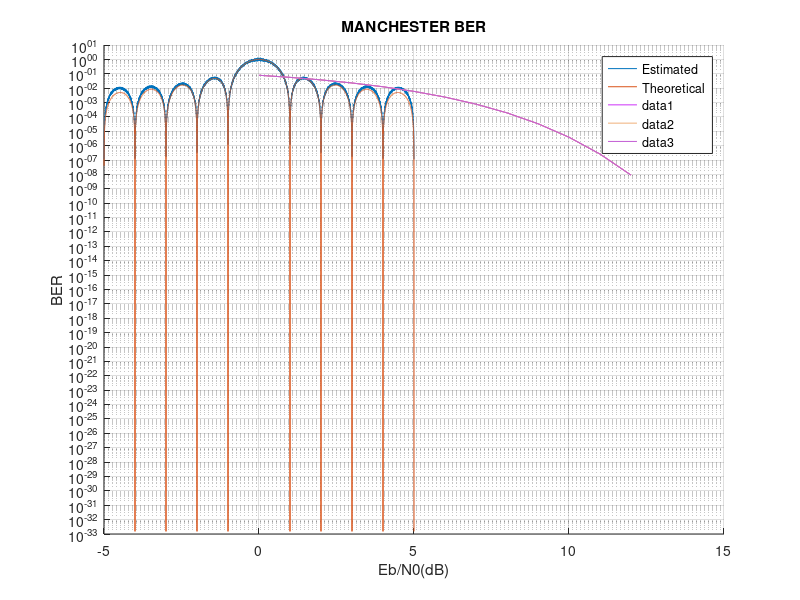
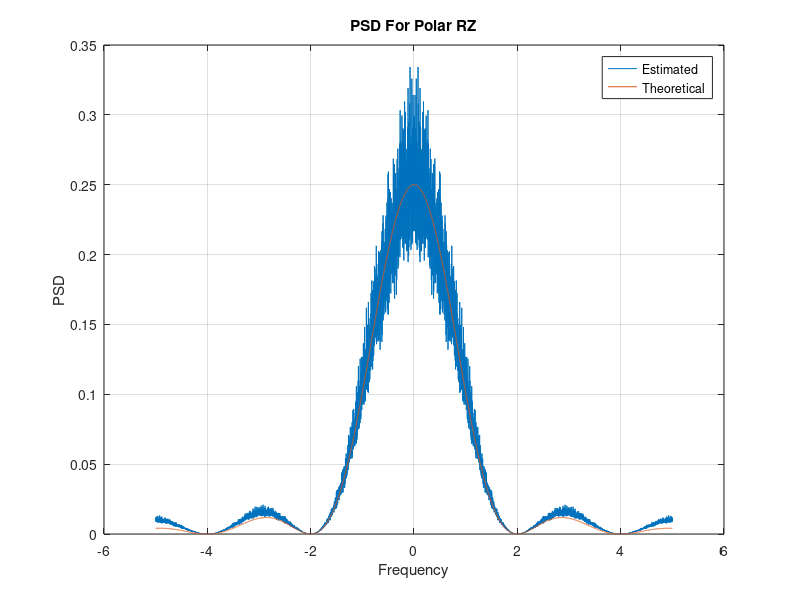
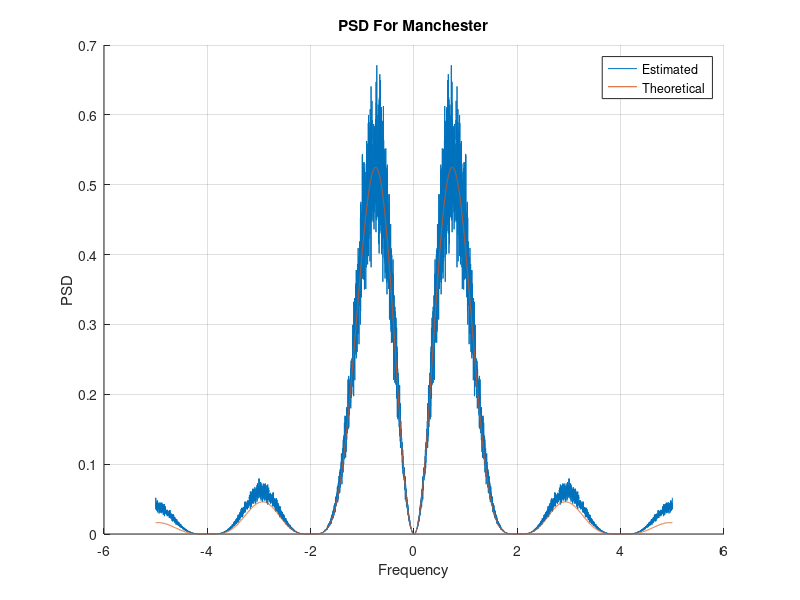

The MATLAB script that drew these images, in order:
clear all; clc;
M = 1e3 ;
Fs = 10;
T =1;
ber = zeros(1, M);
b = randsrc(1,M,[0,1]);
t = 2 * b - 1;
lc = kron(t, ones(1,Fs));

spec_lc = fftshift(fft(lc))/Fs;

ESD = abs(spec_lc).*abs(spec_lc);
PSD = ESD/T;

%plot(ESD);

K = 100;
%PSD_vec = zeros(K,1e4);
PSD_vec = zeros(1,1e4);
for i = 1 : K 
    
    b = randsrc(1,M,[0,1]);
    t = 2 * b - 1;
    lc = kron(t, ones(1,Fs));
    spec_lc = fftshift(fft(lc))/Fs;
    
    ESD = abs(spec_lc).*abs(spec_lc);
    
    PSD_vec = PSD_vec + ESD/1000/T;
    
    
end

PSD_est = PSD_vec/K;

sym = 1:length(PSD_vec);

f = (sym-length(PSD_vec)/2)/(T*1000);

PSD_theo = 1*T*(sinc(f*T)).^2;

figure;
hold on; grid on;
plot(f,PSD_est);
plot(f, PSD_theo);
xlabel("Frequency"); ylabel("PSD"); title("PSD For NRZ-L");
legend("Estimated", "Theoretical");

%%
clear all; clc;
M = 1e3 ;
Fs = 10;
T =1;
ber = zeros(1, M);
b = randsrc(1,M,[0,1]);
t = 2 * b - 1;
lc = kron(t, [1,1,1,1,1,0,0,0,0,0]);
spec_lc = fftshift(fft(lc))/Fs;

ESD = abs(spec_lc).*abs(spec_lc);
PSD = ESD/T;

%plot(ESD);

K = 100;
PSD_vec = zeros(K,1e4);

for i = 1 : K 
    
    b = randsrc(1,M,[0,1]);
    t = 2 * b - 1;
    lc = kron(t, [1,1,1,1,1,0,0,0,0,0]);
    spec_lc = fftshift(fft(lc))/Fs;
    
    ESD = abs(spec_lc).*abs(spec_lc);
    
    PSD_vec(i,:) = ESD/1000/T;
    
    
end


PSD_est = mean(PSD_vec);

sym = 1:length(PSD_vec);

f = (sym-length(PSD_vec)/2)/(T*1000);
PSD_theo = (1/4)*T*(sinc(f*T/2)).^2;

figure;
plot(f, PSD_est);
hold on; grid on;
plot(f, PSD_theo);
xlabel("Frequency"); ylabel("PSD"); title("PSD For Polar RZ");
legend("Estimated", "Theoretical");

%%
clear all; clc;
M = 1e3 ;
Fs = 10;
T =1;
ber = zeros(1, M);
b = randsrc(1,M,[0,1]);
t = 2 * b - 1;
lc = kron(t, [1,1,1,1,1,-1,-1,-1,-1,-1]);

spec_lc = fftshift(fft(lc))/Fs;

ESD = abs(spec_lc).*abs(spec_lc);
PSD = ESD/T;

K = 100;
PSD_vec = zeros(K,1e4);

for i = 1 : K 
    
    b = randsrc(1,M,[0,1]);
    t = 2 * b - 1;
    lc = kron(t, [1,1,1,1,1,-1,-1,-1,-1,-1]);
    spec_lc = fftshift(fft(lc))/Fs;
    
    ESD = abs(spec_lc).*abs(spec_lc);
    
    PSD_vec(i,:) = ESD/1000/T;
    
    
end


PSD_est = mean(PSD_vec);

sym = 1:length(PSD_vec);

f = (sym-length(PSD_vec)/2)/(T*1000);
PSD_theo = 1*T*(sinc(f*T/2).^2).* (sin(pi*f*T/2)).^2;

figure;
hold on;
plot(f, PSD_est);
hold on; grid on;
plot(f, PSD_theo);
xlabel("Frequency"); ylabel("PSD"); title("PSD For Manchester");
legend("Estimated", "Theoretical");

%%
clc
close all

EbNo = 0:12;
X = 10.^(EbNo/10);
BER = qfunc(sqrt(2*X));

figure(1); semilogy(EbNo, BER, 'color', rand(1, 3)); grid on; hold on;
xlabel('Eb/N0(dB)'); ylabel('BER');title("NRZ BER");
%%
clc
close all

EbNo = 0:12;
X = 10.^(EbNo/10);
BER = qfunc(sqrt(2*X));

figure(1); semilogy(EbNo, BER, 'color', rand(1, 3)); grid on; hold on;
xlabel('Eb/N0(dB)'); ylabel('BER');title("POLAR-RZ BER");
%%
clc
close all

EbNo = 0:12;
X = 10.^(EbNo/10);
BER = qfunc(sqrt(2*X));

figure(1); semilogy(EbNo, BER, 'color', rand(1, 3)); grid on; hold on;
xlabel('Eb/N0(dB)'); ylabel('BER');title("MANCHESTER BER");
